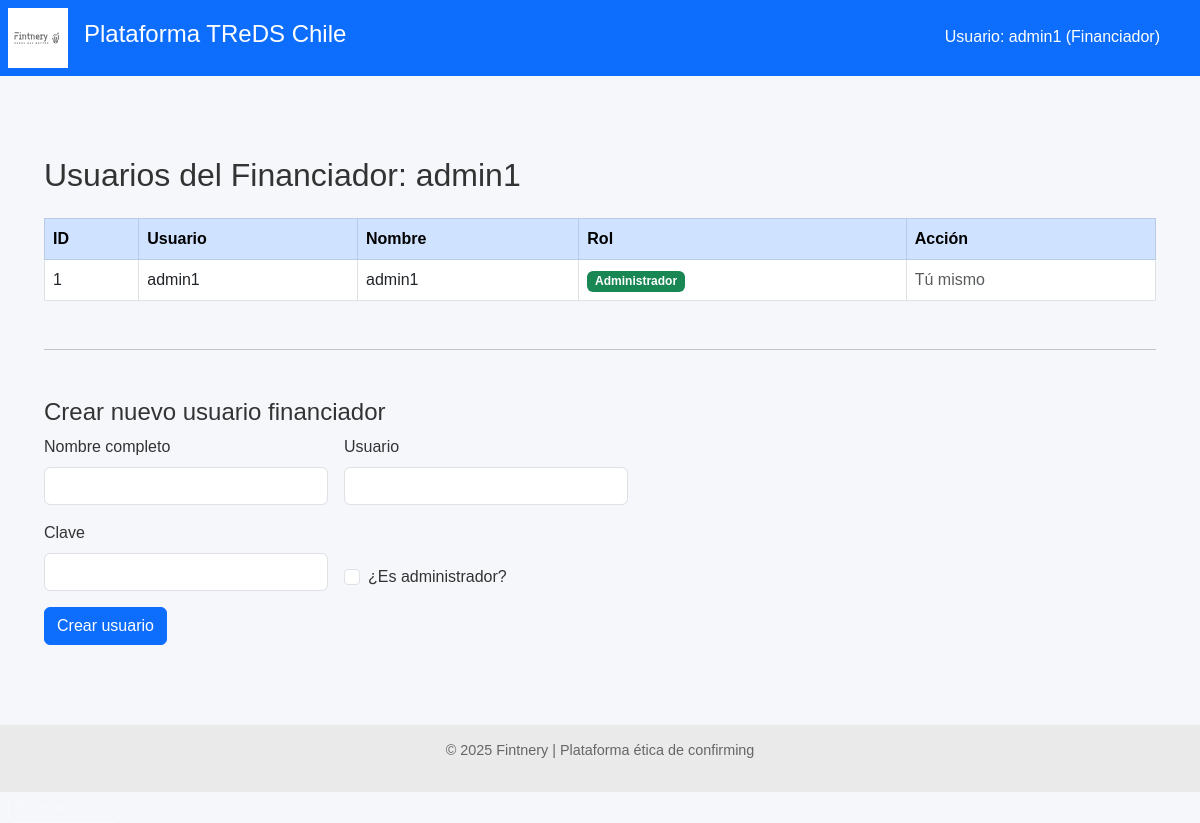
Before: /financiador/usuarios (signed in) with the older database file.
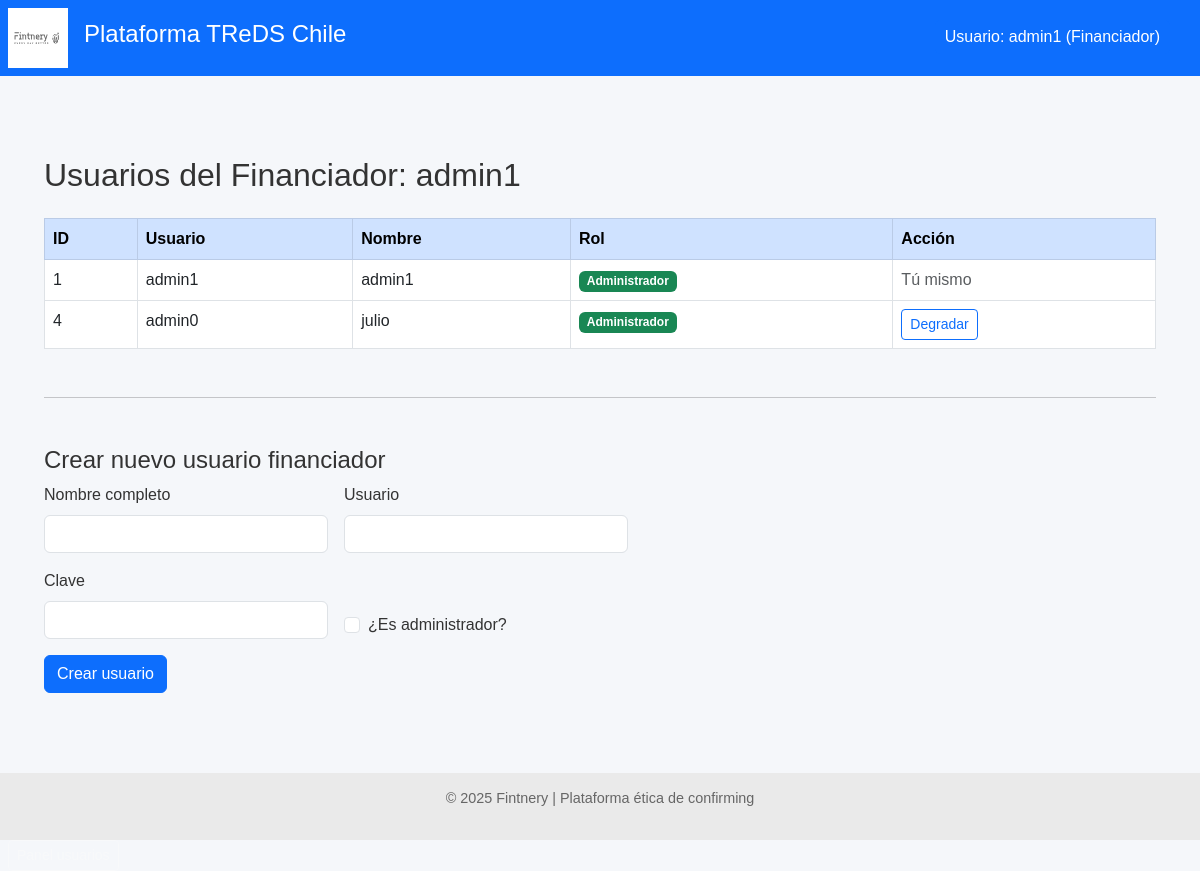
After: the same page with the newer database file.
### models.py (models this page shows)
class Financiador(Base):
    __tablename__ = "financiadores"
    id = Column(Integer, primary_key=True, index=True)
    nombre = Column(String, nullable=False)
    usuario = Column(String, unique=True, index=True, nullable=False)
    clave_hash = Column(String, nullable=False)
    fondo_id = Column(Integer, ForeignKey("fondos.id"), nullable=False)
    fondo = relationship("Fondo", back_populates="financiadores")
    es_admin = Column(Boolean, default=False)
    costo_fondos_mensual = Column(Float, default=0.0)  # ← Explicita unidad mensual
    fecha_costo_fondos = Column(Date, default=None)    # ← Fecha de carga más reciente
    condiciones = relationship(
        "CondicionesPorPagador",
        back_populates="financiador",
        cascade="all, delete-orphan"
    )
    ofertas = relationship("OfertaFinanciamiento", back_populates="financiador")

### routers/financiador.py (the view)
@router.get("/usuarios")
def listar_usuarios(request: Request, db: Session = Depends(get_db)):
    fid = request.session.get("financiador_id")
    if not fid:
        return RedirectResponse("/financiador/login", 303)
    admin = db.query(Financiador).get(fid)
    _solo_admin(admin)
    usuarios = db.query(Financiador).filter_by(fondo_id=admin.fondo_id).all()
    return templates.TemplateResponse("usuarios_financiador.html", {
        "request": request,
        "usuarios": usuarios,
        "financiador_nombre": admin.nombre
    })

### templates/usuarios_financiador.html (shortened to what this page needs)
{% extends "base.html" %}
{% block content %}
<div class="container mt-5">
    <h2 class="mb-4">Usuarios del Financiador: {{ financiador_nombre }}</h2>
    <table class="table table-bordered table-hover">
        <thead class="table-primary">
            <tr>
                <th>ID</th>
                <th>Usuario</th>
                <th>Nombre</th>
                <th>Rol</th>
                <th>Acción</th>
            </tr>
        </thead>
        <tbody>
            {% for u in usuarios %}
                <tr>
                    <td>{{ u.id }}</td>
                    <td>{{ u.usuario }}</td>
                    <td>{{ u.nombre }}</td>
                    <td>
                        {% if u.es_admin %}
                            <span class="badge bg-success">Administrador</span>
                        {% else %}
                            <span class="badge bg-secondary">Comercial</span>
                        {% endif %}
                    </td>
                    <td>
                        {% if u.id != request.session.get('financiador_id') %}
                            <form method="post" action="/financiador/usuarios/toggle-admin/{{ u.id }}">
                                <button type="submit" class="btn btn-sm btn-outline-primary">
                                    {% if u.es_admin %}Degradar{% else %}Promover{% endif %}
                                </button>
                            </form>
                        {% else %}
                            <span class="text-muted">Tú mismo</span>
                        {% endif %}
                    </td>
                </tr>
            {% endfor %}
        </tbody>
    </table>
    <hr class="my-5">
    <h4>Crear nuevo usuario financiador</h4>
    <form method="post" action="/financiador/usuarios/crear" class="row g-3" style="max-width: 600px;">
        <div class="col-md-6">
            <label for="nombre" class="form-label">Nombre completo</label>
            <input type="text" class="form-control" id="nombre" name="nombre" required>
        </div>
        <div class="col-md-6">
            <label for="usuario" class="form-label">Usuario</label>
            <input type="text" class="form-control" id="usuario" name="usuario" required>
        </div>
        <div class="col-md-6">
            <label for="clave" class="form-label">Clave</label>
            <input type="password" class="form-control" id="clave" name="clave" required>
        </div>
        <div class="col-md-6 d-flex align-items-end">
            <div class="form-check">
                <input class="form-check-input" type="checkbox" id="es_admin" name="es_admin">
                <label class="form-check-label" for="es_admin">
                    ¿Es administrador?
                </label>
            </div>
        </div>
        <div class="col-12">
            <button type="submit" class="btn btn-primary">Crear usuario</button>
        </div>
    </form>
</div>
{% endblock %}

### templates/base.html (shortened to what this page needs)
<!DOCTYPE html>
<html lang="es">
<head>
    <link href="https://cdn.jsdelivr.net/npm/bootstrap@5.3.0/dist/css/bootstrap.min.css" rel="stylesheet">
    <link rel="stylesheet" href="/static/styles.css">
</head>
<body>
    <header class="main-header d-flex align-items-center bg-primary text-white p-2">
        <img src="/static/LogoFIntneryWeb.svg" alt="Fintnery" class="logo me-3" style="height: 60px;">
        <h1 class="titulo-principal">Plataforma TReDS Chile</h1>
    </header>
    <main>
        {% block content %}{% endblock %}
    </main>
    <footer class="footer text-center mt-5">
        <p>&copy; 2025 Fintnery | Plataforma ética de confirming</p>
    </footer>
    {% if financiador_nombre or proveedor_nombre or pagador_nombre %}
    <div style="position: absolute; top: 20px; right: 30px; color: white; background-color: #0d6efd; padding: 5px 10px; border-radius: 5px;">
        Usuario:
        {% if financiador_nombre %}{{ financiador_nombre }} (Financiador){% endif %}
    </div>
    {% endif %}
    {% if request.session.get('es_admin') %}
    <a href="/financiador/usuarios" class="btn btn-sm btn-outline-light ms-2">Panel usuarios</a>
    {% endif %}
</body>
</html>

### static/styles.css (style rules this page uses)
body { font-family: sans-serif; margin: 0; background-color: #f5f7fa; color: #333; }
.main-header { background-color: #1f3a93; color: white; padding: 1em; display: flex; align-items: center; }
.logo { height: 40px; margin-right: 15px; }
.titulo-principal { font-size: 1.5em; }
footer.footer { background-color: #eaeaea; text-align: center; padding: 1em; font-size: 0.9em; color: #666; }
main { padding: 2em; }

Changed rows visible on the page:
added Financiador: id "4", usuario "admin0", nombre "julio", es_admin "Administrador"
